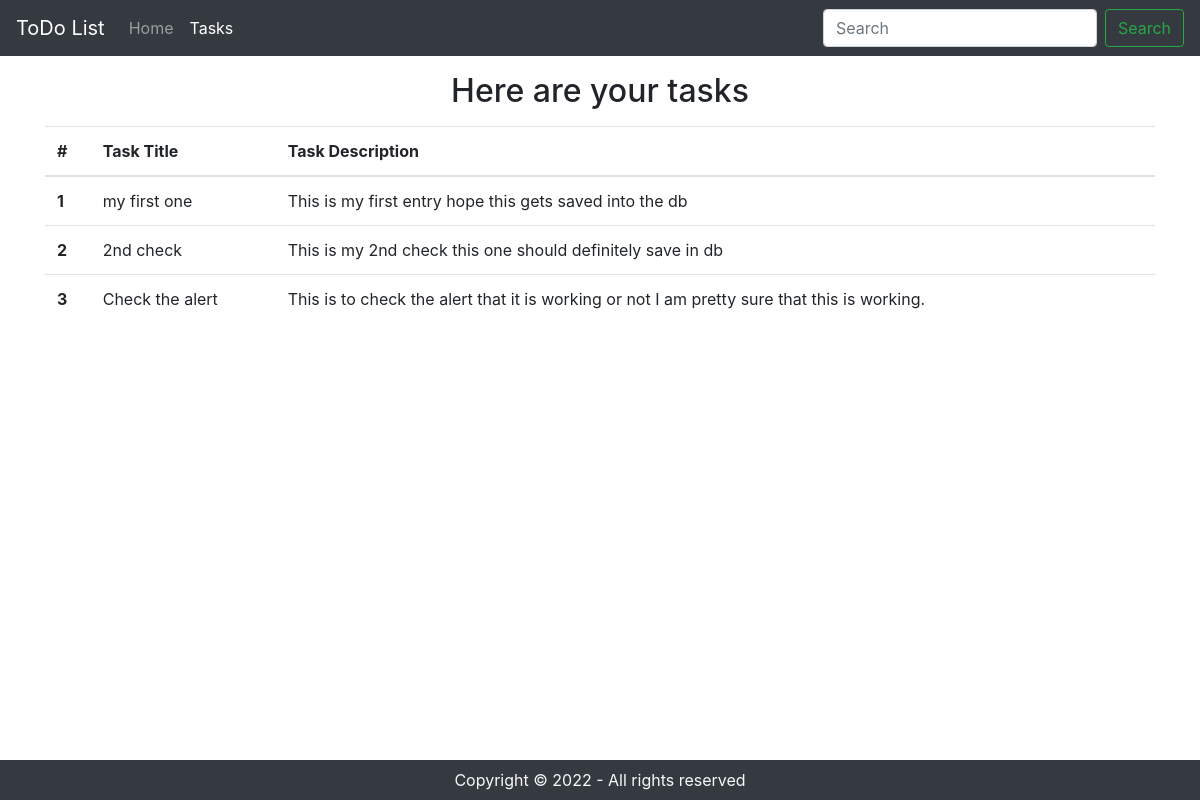
/tasks, run on an earlier commit of the app's database.
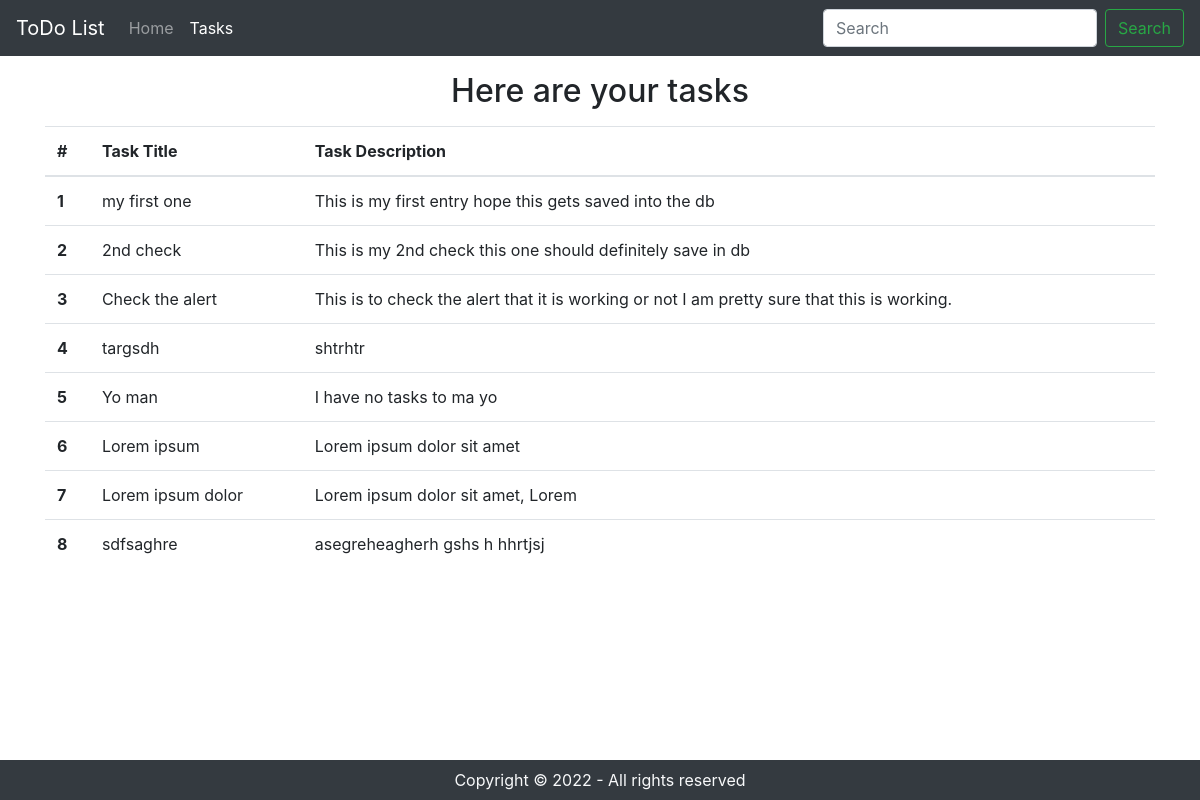
And on a later commit of the database.
### home/models.py (models this page shows, shortened)
class task(models.Model):
    taskTitle = models.CharField(max_length=30)
    taskDesc = models.TextField()
    time = models.DateTimeField(auto_now_add=True)

### home/views.py (the view)
# urls.py: path('tasks', views.tasks, name='tasks')
def tasks(request):
    context = {'tasks': task.objects.all()}
    return render(request, 'tasks.html', context)

### templates/tasks.html (shortened to what this page needs)
<!doctype html>
<html lang="en">
<head>
    <link rel="stylesheet" href="https://stackpath.bootstrapcdn.com/bootstrap/4.5.2/css/bootstrap.min.css"
>
</head>
<body>
    <nav class="navbar navbar-expand-lg navbar-dark bg-dark">
        <a class="navbar-brand" href="/">ToDo List</a>
        <div class="collapse navbar-collapse" id="navbarSupportedContent">
            <ul class="navbar-nav mr-auto">
                <li class="nav-item">
                    <a class="nav-link" href="/">Home <span class="sr-only">(current)</span></a>
                </li>
                <li class="nav-item active">
                    <a class="nav-link" href="/tasks">Tasks</a>
                </li>
            </ul>
            <form class="form-inline my-2 my-lg-0">
                <input class="form-control mr-sm-2" type="search" placeholder="Search" aria-label="Search">
                <button class="btn btn-outline-success my-2 my-sm-0" type="submit">Search</button>
            </form>
        </div>
    </nav>
    <div class="container">
        <h2 class="text-center my-3">Here are your tasks</h2>
    </div>
    <div class="container">
        <table class="table">
            <thead>
              <tr>
                <th scope="col">#</th>
                <th scope="col">Task Title</th>
                <th scope="col">Task Description</th>
              </tr>
            </thead>
            <tbody>
              {% for task in tasks %}
              <tr>
                <th scope="row">{{forloop.counter}}</th>
                <td>{{task.taskTitle}}</td>
                <td>{{task.taskDesc}}</td>
              </tr>
              {% endfor %}
            </tbody>
          </table>
    </div>
    <footer class = "bg-dark text-light fixed-bottom">
        <p class = "text-center py-2 my-0">
            Copyright &copy; 2022 - All rights reserved
        </p>
    </footer>
</body>
</html>

What changed in the data, as far as the page shows it:
added task: taskTitle "targsdh", taskDesc "shtrhtr"
added task: taskTitle "Yo man", taskDesc "I have no tasks to ma yo"
added task: taskTitle "Lorem ipsum", taskDesc "Lorem ipsum dolor sit amet"
added task: taskTitle "Lorem ipsum dolor", taskDesc "Lorem ipsum dolor sit amet, Lorem"
added task: taskTitle "sdfsaghre", taskDesc "asegreheagherh gshs h hhrtjsj"
